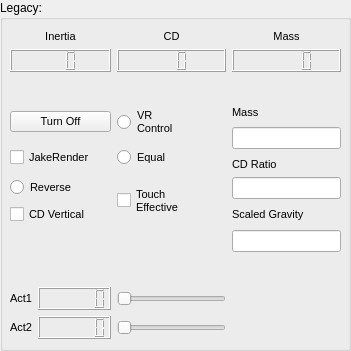
   <widget class="QGroupBox" name="groupBox_4">
    <property name="geometry">
     <rect>
      <x>2160</x>
      <y>940</y>
      <width>351</width>
      <height>351</height>
     </rect>
    </property>
    <property name="title">
     <string>Legacy:</string>
    </property>
    <widget class="QWidget" name="layoutWidget">
     <property name="geometry">
      <rect>
       <x>10</x>
       <y>30</y>
       <width>331</width>
       <height>309</height>
      </rect>
     </property>
     <property name="font">
      <font>
       <pointsize>8</pointsize>
      </font>
     </property>
     <layout class="QGridLayout" name="gridLayout_7">
      <item row="13" column="0">
       <widget class="QLabel" name="label_55">
        <property name="font">
         <font>
          <pointsize>8</pointsize>
         </font>
        </property>
        <property name="text">
         <string>Act2</string>
        </property>
        <property name="alignment">
         <set>Qt::AlignCenter</set>
        </property>
       </widget>
      </item>
      <item row="4" column="3" rowspan="2">
       <widget class="QLineEdit" name="mass_set">
        <property name="font">
         <font>
          <pointsize>8</pointsize>
         </font>
        </property>
       </widget>
      </item>
      <item row="12" column="1">
       <widget class="QLCDNumber" name="Act1_show">
        <property name="font">
         <font>
          <pointsize>8</pointsize>
         </font>
        </property>
        <property name="digitCount">
         <number>6</number>
        </property>
       </widget>
      </item>
      <item row="0" column="2">
       <widget class="QLabel" name="label_60">
        <property name="font">
         <font>
          <pointsize>8</pointsize>
         </font>
        </property>
        <property name="text">
         <string>CD</string>
        </property>
        <property name="alignment">
         <set>Qt::AlignCenter</set>
        </property>
       </widget>
      </item>
      <item row="8" column="3" rowspan="2">
       <widget class="QLabel" name="label_11">
        <property name="font">
         <font>
          <pointsize>8</pointsize>
         </font>
        </property>
        <property name="text">
         <string>Scaled Gravity</string>
        </property>
       </widget>
      </item>
      <item row="6" column="3">
       <widget class="QLabel" name="label_32">
        <property name="font">
         <font>
          <pointsize>8</pointsize>
         </font>
        </property>
        <property name="text">
         <string>CD Ratio</string>
        </property>
       </widget>
      </item>
      <item row="5" column="2" rowspan="2">
       <widget class="QRadioButton" name="equalBox">
        <property name="sizePolicy">
         <sizepolicy hsizetype="Minimum" vsizetype="Preferred">
          <horstretch>0</horstretch>
          <verstretch>0</verstretch>
         </sizepolicy>
        </property>
        <property name="font">
         <font>
          <pointsize>8</pointsize>
         </font>
        </property>
        <property name="text">
         <string>Equal</string>
        </property>
       </widget>
      </item>
      <item row="5" column="0" rowspan="2" colspan="2">
       <widget class="QCheckBox" name="JakeRenderCheckBox">
        <property name="font">
         <font>
          <pointsize>8</pointsize>
         </font>
        </property>
        <property name="text">
         <string>JakeRender</string>
        </property>
       </widget>
      </item>
      <item row="12" column="2">
       <widget class="QSlider" name="Act1">
        <property name="font">
         <font>
          <pointsize>8</pointsize>
         </font>
        </property>
        <property name="minimum">
         <number>0</number>
        </property>
        <property name="maximum">
         <number>90</number>
        </property>
        <property name="singleStep">
         <number>1</number>
        </property>
        <property name="pageStep">
         <number>10</number>
        </property>
        <property name="value">
         <number>0</number>
        </property>
        <property name="sliderPosition">
         <number>0</number>
        </property>
        <property name="orientation">
         <enum>Qt::Horizontal</enum>
        </property>
        <property name="tickPosition">
         <enum>QSlider::NoTicks</enum>
        </property>
       </widget>
      </item>
      <item row="8" column="0" rowspan="2" colspan="2">
       <widget class="QCheckBox" name="CD_Vertical_Box">
        <property name="font">
         <font>
          <pointsize>8</pointsize>
         </font>
        </property>
        <property name="text">
         <string>CD Vertical</string>
        </property>
       </widget>
      </item>
      <item row="3" column="3">
       <widget class="QLabel" name="label_35">
        <property name="font">
         <font>
          <pointsize>8</pointsize>
         </font>
        </property>
        <property name="text">
         <string>Mass</string>
        </property>
       </widget>
      </item>
      <item row="13" column="1">
       <widget class="QLCDNumber" name="Act2_show">
        <property name="font">
         <font>
          <pointsize>8</pointsize>
         </font>
        </property>
        <property name="digitCount">
         <number>6</number>
        </property>
       </widget>
      </item>
      <item row="12" column="0">
       <widget class="QLabel" name="label_54">
        <property name="font">
         <font>
          <pointsize>8</pointsize>
         </font>
        </property>
        <property name="text">
         <string>Act1</string>
        </property>
        <property name="alignment">
         <set>Qt::AlignCenter</set>
        </property>
       </widget>
      </item>
      <item row="1" column="0" colspan="2">
       <widget class="QLCDNumber" name="Inertia_Val">
        <property name="font">
         <font>
          <pointsize>8</pointsize>
         </font>
        </property>
        <property name="digitCount">
         <number>3</number>
        </property>
       </widget>
      </item>
      <item row="11" column="2">
       <spacer name="verticalSpacer">
        <property name="font">
         <font>
          <pointsize>8</pointsize>
         </font>
        </property>
        <property name="orientation">
         <enum>Qt::Vertical</enum>
        </property>
        <property name="sizeHint" stdset="0">
         <size>
          <width>20</width>
          <height>40</height>
         </size>
        </property>
       </spacer>
      </item>
      <item row="7" column="3">
       <widget class="QLineEdit" name="cd_ratio">
        <property name="font">
         <font>
          <pointsize>8</pointsize>
         </font>
        </property>
       </widget>
      </item>
      <item row="3" column="0" rowspan="2" colspan="2">
       <widget class="QPushButton" name="turnOff">
        <property name="font">
         <font>
          <pointsize>8</pointsize>
         </font>
        </property>
        <property name="text">
         <string>Turn Off</string>
        </property>
       </widget>
      </item>
      <item row="3" column="2" rowspan="2">
       <widget class="QRadioButton" name="VRControl">
        <property name="sizePolicy">
         <sizepolicy hsizetype="Minimum" vsizetype="Preferred">
          <horstretch>0</horstretch>
          <verstretch>0</verstretch>
         </sizepolicy>
        </property>
        <property name="font">
         <font>
          <pointsize>8</pointsize>
         </font>
        </property>
        <property name="text">
         <string>VR
Control</string>
        </property>
       </widget>
      </item>
      <item row="13" column="2">
       <widget class="QSlider" name="Act2">
        <property name="font">
         <font>
          <pointsize>8</pointsize>
         </font>
        </property>
        <property name="minimum">
         <number>0</number>
        </property>
        <property name="maximum">
         <number>9</number>
        </property>
        <property name="singleStep">
         <number>1</number>
        </property>
        <property name="pageStep">
         <number>10</number>
        </property>
        <property name="value">
         <number>0</number>
        </property>
        <property name="sliderPosition">
         <number>0</number>
        </property>
        <property name="orientation">
         <enum>Qt::Horizontal</enum>
        </property>
        <property name="tickPosition">
         <enum>QSlider::NoTicks</enum>
        </property>
       </widget>
      </item>
      <item row="1" column="3">
       <widget class="QLCDNumber" name="Mass_Val">
        <property name="font">
         <font>
          <pointsize>8</pointsize>
         </font>
        </property>
        <property name="digitCount">
         <number>5</number>
        </property>
       </widget>
      </item>
      <item row="7" column="0" colspan="2">
       <widget class="QRadioButton" name="reverseBox">
        <property name="font">
         <font>
          <pointsize>8</pointsize>
         </font>
        </property>
        <property name="text">
         <string>Reverse</string>
        </property>
       </widget>
      </item>
      <item row="0" column="0" colspan="2">
       <widget class="QLabel" name="label_48">
        <property name="font">
         <font>
          <pointsize>8</pointsize>
         </font>
        </property>
        <property name="text">
         <string>Inertia</string>
        </property>
        <property name="alignment">
         <set>Qt::AlignCenter</set>
        </property>
       </widget>
      </item>
      <item row="1" column="2">
       <widget class="QLCDNumber" name="CD_Val">
        <property name="font">
         <font>
          <pointsize>8</pointsize>
         </font>
        </property>
        <property name="digitCount">
         <number>3</number>
        </property>
       </widget>
      </item>
      <item row="0" column="3">
       <widget class="QLabel" name="label_28">
        <property name="font">
         <font>
          <pointsize>8</pointsize>
         </font>
        </property>
        <property name="text">
         <string>Mass</string>
        </property>
        <property name="alignment">
         <set>Qt::AlignCenter</set>
        </property>
       </widget>
      </item>
      <item row="10" column="3">
       <widget class="QLineEdit" name="inertiaValue">
        <property name="font">
         <font>
          <pointsize>8</pointsize>
         </font>
        </property>
       </widget>
      </item>
      <item row="2" column="2">
       <spacer name="verticalSpacer_2">
        <property name="font">
         <font>
          <pointsize>8</pointsize>
         </font>
        </property>
        <property name="orientation">
         <enum>Qt::Vertical</enum>
        </property>
        <property name="sizeHint" stdset="0">
         <size>
          <width>20</width>
          <height>40</height>
         </size>
        </property>
       </spacer>
      </item>
      <item row="7" column="2" rowspan="3">
       <widget class="QCheckBox" name="equalBoxTouch">
        <property name="sizePolicy">
         <sizepolicy hsizetype="Minimum" vsizetype="Preferred">
          <horstretch>0</horstretch>
          <verstretch>0</verstretch>
         </sizepolicy>
        </property>
        <property name="font">
         <font>
          <pointsize>8</pointsize>
         </font>
        </property>
        <property name="text">
         <string>Touch
Effective</string>
        </property>
       </widget>
      </item>
     </layout>
    </widget>
   </widget>
